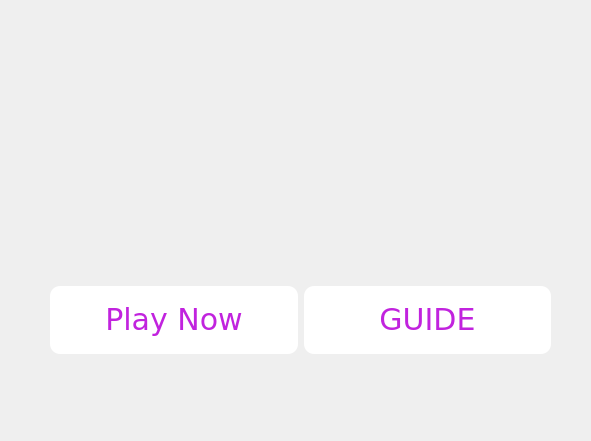
<?xml version="1.0" encoding="UTF-8"?>
<ui version="4.0">
 <class>MainWindow</class>
 <widget class="QDialog" name="MainWindow">
  <property name="geometry">
   <rect>
    <x>0</x>
    <y>0</y>
    <width>591</width>
    <height>441</height>
   </rect>
  </property>
  <property name="windowTitle">
   <string>Dialog</string>
  </property>
  <widget class="QLabel" name="bgLabel">
   <property name="geometry">
    <rect>
     <x>0</x>
     <y>0</y>
     <width>591</width>
     <height>441</height>
    </rect>
   </property>
   <property name="styleSheet">
    <string notr="true"/>
   </property>
   <property name="text">
    <string/>
   </property>
   <property name="alignment">
    <set>Qt::AlignCenter</set>
   </property>
  </widget>
  <widget class="QWidget" name="horizontalLayoutWidget">
   <property name="geometry">
    <rect>
     <x>50</x>
     <y>200</y>
     <width>501</width>
     <height>241</height>
    </rect>
   </property>
   <layout class="QHBoxLayout" name="horizontalLayout">
    <item>
     <widget class="QPushButton" name="playNowButton">
      <property name="styleSheet">
       <string notr="true">background:linear-gradient(to bottom, #c123de 5%, #a20dbd 100%);
	background-color:#ffffff;
	border-radius:10px;
	display:inline-block;
	cursor:pointer;
	color:#c123de;
	font-family:Verdana;
	font-size:30px;
	padding:16px 31px;
	text-decoration:none;
	text-shadow:0px 1px 11px #9b14b3;</string>
      </property>
      <property name="text">
       <string>Play Now</string>
      </property>
     </widget>
    </item>
    <item>
     <widget class="QPushButton" name="helpButton">
      <property name="styleSheet">
       <string notr="true">background:linear-gradient(to bottom, #c123de 5%, #a20dbd 100%);
	background-color:#ffffff;
	border-radius:10px;
	display:inline-block;
	cursor:pointer;
	color:#c123de;
	font-family:Verdana;
	font-size:30px;
	padding:16px 31px;
	text-decoration:none;
	text-shadow:0px 1px 11px #9b14b3;</string>
      </property>
      <property name="text">
       <string>GUIDE</string>
      </property>
     </widget>
    </item>
   </layout>
  </widget>
 </widget>
 <resources>
  <include location="../imgs/imgs.qrc"/>
  <include location="../imgs/imgs.qrc"/>
 </resources>
 <connections/>
</ui>
